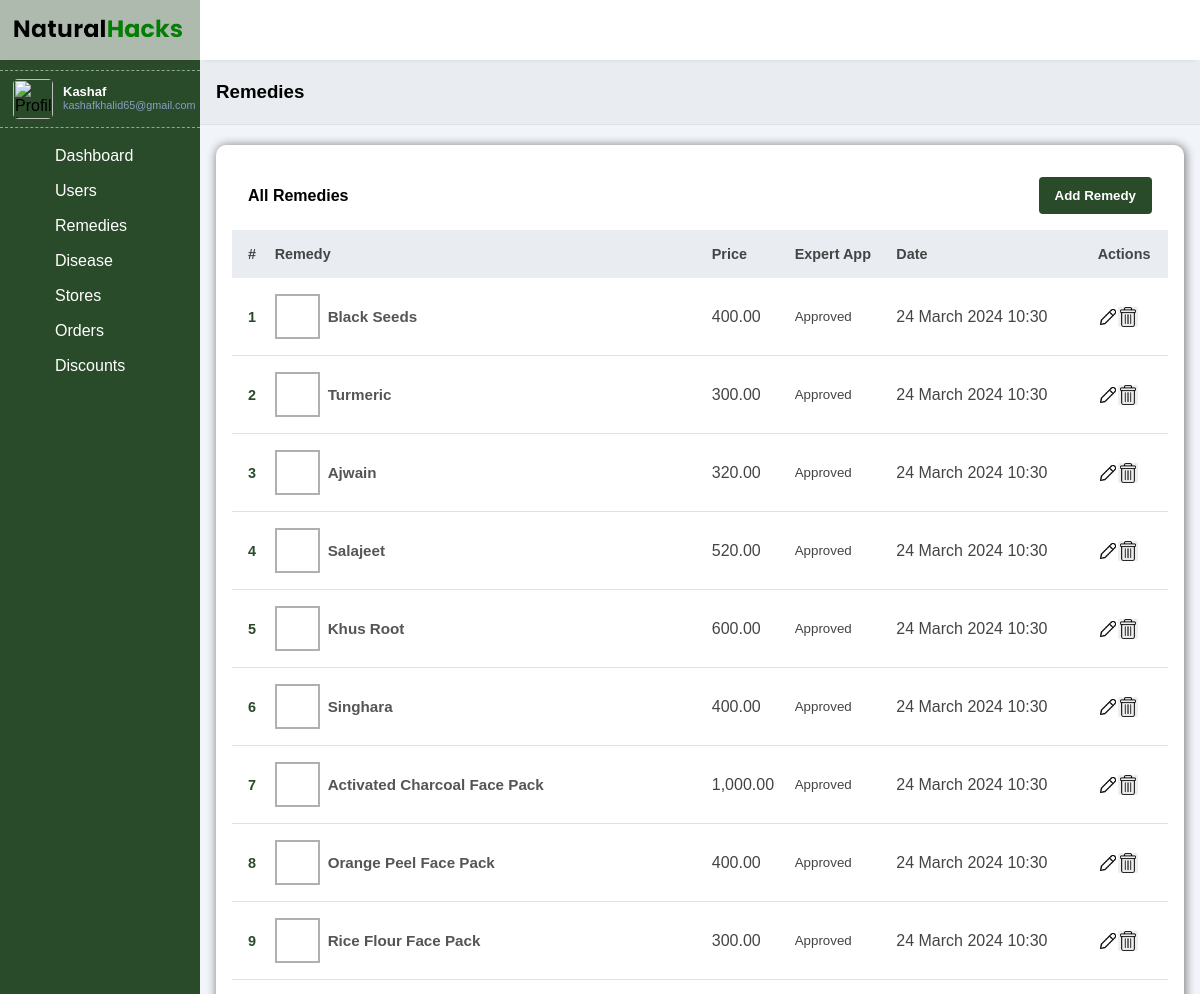
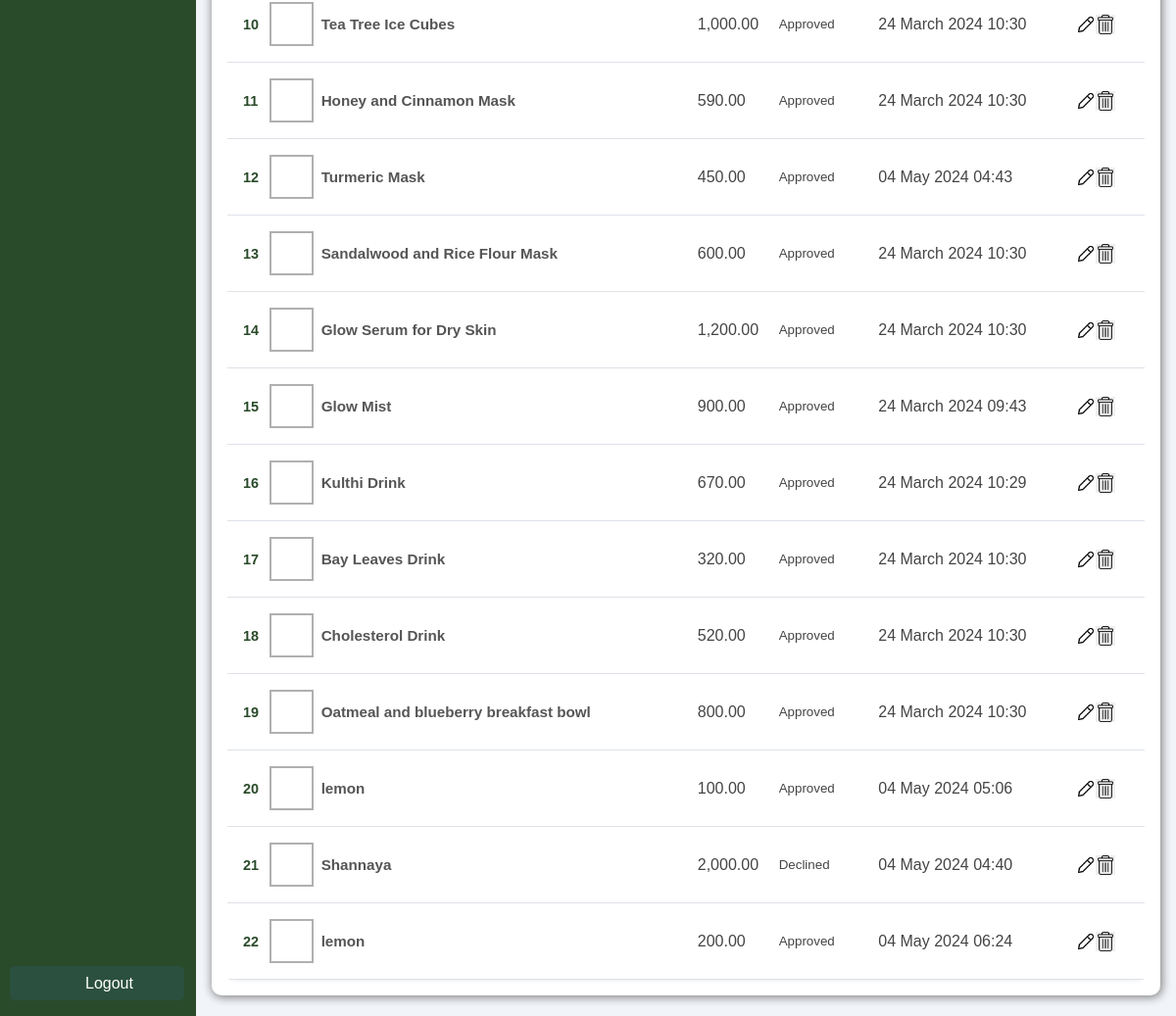
Page /admin/remedies/remedies.php (signed in) on the committed database (2 pictures, top to bottom).
### tables this page shows
CREATE TABLE `remedies` (
  `id` int(11) NOT NULL,
  `name` varchar(225) DEFAULT NULL,
  `images` longtext DEFAULT NULL,
  `price` decimal(10,2) DEFAULT NULL,
  `introduction` longtext DEFAULT NULL,
  `advantages` longtext DEFAULT NULL,
  `dis_advantages` longtext DEFAULT NULL,
  `ingredients` varchar(225) DEFAULT NULL,
  `how_to_make` varchar(255) NOT NULL,
  `featured` tinyint(1) NOT NULL DEFAULT 0,
  `shelflife` tinyint(1) NOT NULL DEFAULT 0,
  `rating` decimal(10,2) NOT NULL DEFAULT 0.00,
  `expert_approval` enum('waiting','approved','declined','') NOT NULL DEFAULT 'waiting',
  `disease_id` int(11) DEFAULT NULL,
  `created_at` timestamp NOT NULL DEFAULT current_timestamp() ON UPDATE current_timestamp()
);

### admin/remedies/remedies.php (the view, shortened to what this page needs)
<?php
require_once '../../connection.php';
include('../layout/head.php');
include('../layout/sidebar.php');
$sql = "SELECT * FROM remedies";
$remedies_result = mysqli_query($conn, $sql);
?>
<!DOCTYPE html>
<html lang="en">
<?php include('../layout/header.php'); ?>
<body>
    <div class="main-content">
        <main>
            <div class="page-header">
                <h3>Remedies</h3>
            </div>
            <div class="page-content">
                <div class="card">
                    <div class="records table-responsive">
                        <div class="record-header">
                            <h4>All Remedies</h4>
                            <div class="add">
                                <a href="./remedy_add.php"><button>Add Remedy</button></a>
                            </div>
                        </div>
                        <div>
                            <?php if (mysqli_num_rows($remedies_result) > 0) { ?>
                                <table width="100%">
                                    <thead>
                                        <tr>
                                            <th>#</th>
                                            <th>Remedy</th>
                                            <th>Price</th>
                                            <th>Expert App</th>
                                            <th>Date</th>
                                            <th>Actions</th>
                                        </tr>
                                    </thead>
                                    <tbody>
                                        <?php
                                        $key = 0;
                                        while ($row = mysqli_fetch_assoc($remedies_result)) {
                                            $key++;
                                            $images = json_decode($row['images'], true);
                                            $image = (!empty($images[0]) && $images[0] !== null) ? $images[0] : '../assets/images/photo.png';
                                        ?>
                                            <tr>
                                                <td><?= $key ?></td>
                                                <td>
                                                    <div class="client">
                                                        <div class="client-img bg-img" style="background-image: url(<?= $image ?>); background-size:cover;"></div>
                                                        <div class="client-info">
                                                            <h4><?= $row['name'] ?></h4>
                                                        </div>
                                                    </div>
                                                </td>
                                                <td><?= number_format($row['price'], 2) ?></td>
                                                <td><small><?= ucfirst($row['expert_approval']) ?></small></td>
                                                <td><?= date('d F Y H:i', strtotime($row['created_at'])) ?></td>
                                                <td>
                                                    <div class="actions">
                                                        <a href="./remedy_edit.php?id=<?= $row['id'] ?>">
                                                            <img src="../assets/images/edit.png" height="20px" alt="">
                                                        </a>
                                                        <form class="delete-form" id="deleteForm_<?= $row['id'] ?>" action="" method="post">
                                                            <button type="submit" style="border:none; background-color: none;" onclick="return confirm(' Are you sure you want to delete <?= $row['name'] ?> ?')" name="delete">
                                                                <img src="../assets/images/delete.png" height="20px" alt="">
                                                            </button>
                                                        </form>
                                                    </div>
                                                </td>
                                            </tr>
                                        <?php } ?>
                                    </tbody>
                                </table>
                            <?php } ?>
                        </div>
                    </div>
                </div>
            </div>
        </main>
    </div>
</body>
</html>

### admin/style.css (style rules this page uses)
:root { --main-color: #2a4b2a; --color-dark: #2b503f; --text-grey: #b0b0b0; }
* { margin: 0; padding: 0; text-decoration: none; box-sizing: border-box; font-family: "Merriweather", sans-serif; }
.main-content { margin-left: 200px; width: calc(100% - 200px); transition: margin-left 300ms; }
.user div, .client-img { height: 40px; width: 40px; margin-right: 1rem; }
main { margin-top: 60px; }
.page-header { padding: 1.3rem 1rem; background: #e9edf2; border-bottom: 1px solid #dee2e8; }
.page-content { padding: 1.3rem 1rem; background: #f1f4f9; }
.card { background-color: white; padding: 1rem; border-radius: 10px; box-shadow: gray 1px 1px 10px 1px; }
.records { box-shadow: 0px 5px 5px -5px rgb(0 0 0 / 10%); background: #fff; border-radius: 3px; }
.record-header { padding: 1rem; display: flex; justify-content: space-between; align-items: center; }
.add, .browse { display: flex; align-items: center; }
input, button, select { outline: none; }
.add button { background: var(--main-color); color: #fff; height: 37px; border-radius: 4px; padding: 0rem 1rem; border: none; font-weight: 600; }
.table-responsive { width: 100%; overflow: auto; }
table { border-collapse: collapse; }
table thead tr { background: #e9edf2; }
table thead th { padding: 1rem 0rem; text-align: left; color: #444; font-size: 0.9rem; }
table thead th:first-child { padding-left: 1rem; }
table tbody td { padding: 1rem 0rem; color: #444; }
table tbody td:first-child { padding-left: 1rem; color: var(--main-color); font-weight: 600; font-size: 0.9rem; }
table tbody tr { border-bottom: 1px solid #dee2e8; }
.client { display: flex; align-items: center; }
.client-img { margin-right: 0.5rem; border: 2px solid #b0b0b0; height: 45px; width: 45px; }
.client-info h4 { color: #555; font-size: 0.95rem; }
.actions { display: flex; }

### rows in the picture
remedies: name "Black Seeds", price "400.00", expert_approval "Approved", created_at "24 March 2024 10:30"
remedies: name "Turmeric", price "300.00", expert_approval "Approved", created_at "24 March 2024 10:30"
remedies: name "Ajwain", price "320.00", expert_approval "Approved", created_at "24 March 2024 10:30"
remedies: name "Salajeet", price "520.00", expert_approval "Approved", created_at "24 March 2024 10:30"
remedies: name "Khus Root", price "600.00", expert_approval "Approved", created_at "24 March 2024 10:30"
remedies: name "Singhara", price "400.00", expert_approval "Approved", created_at "24 March 2024 10:30"
remedies: name "Activated Charcoal Face Pack", price "1,000.00", expert_approval "Approved", created_at "24 March 2024 10:30"
remedies: name "Orange Peel Face Pack", price "400.00", expert_approval "Approved", created_at "24 March 2024 10:30"
remedies: name "Rice Flour Face Pack", price "300.00", expert_approval "Approved", created_at "24 March 2024 10:30"
remedies: name "Tea Tree Ice Cubes", price "1,000.00", expert_approval "Approved", created_at "24 March 2024 10:30"
remedies: name "Honey and Cinnamon Mask", price "590.00", expert_approval "Approved", created_at "24 March 2024 10:30"
remedies: name "Turmeric Mask", price "450.00", expert_approval "Approved", created_at "04 May 2024 04:43"
remedies: name "Sandalwood and Rice Flour Mask", price "600.00", expert_approval "Approved", created_at "24 March 2024 10:30"
remedies: name "Glow Serum for Dry Skin", price "1,200.00", expert_approval "Approved", created_at "24 March 2024 10:30"
remedies: name "Glow Mist", price "900.00", expert_approval "Approved", created_at "24 March 2024 09:43"
remedies: name "Kulthi Drink", price "670.00", expert_approval "Approved", created_at "24 March 2024 10:29"
remedies: name "Bay Leaves Drink", price "320.00", expert_approval "Approved", created_at "24 March 2024 10:30"
remedies: name "Cholesterol Drink", price "520.00", expert_approval "Approved", created_at "24 March 2024 10:30"
remedies: name "Oatmeal and blueberry breakfast bowl", price "800.00", expert_approval "Approved", created_at "24 March 2024 10:30"
remedies: name "lemon", price "100.00", expert_approval "Approved", created_at "04 May 2024 05:06"
remedies: name "Shannaya", price "2,000.00", expert_approval "Declined", created_at "04 May 2024 04:40"
remedies: name "lemon", price "200.00", expert_approval "Approved", created_at "04 May 2024 06:24"

### other values in the picture
$_SESSION['admin_name'] "Kashaf"
$_SESSION['admin_email'] "kashafkhalid65@gmail.com"
